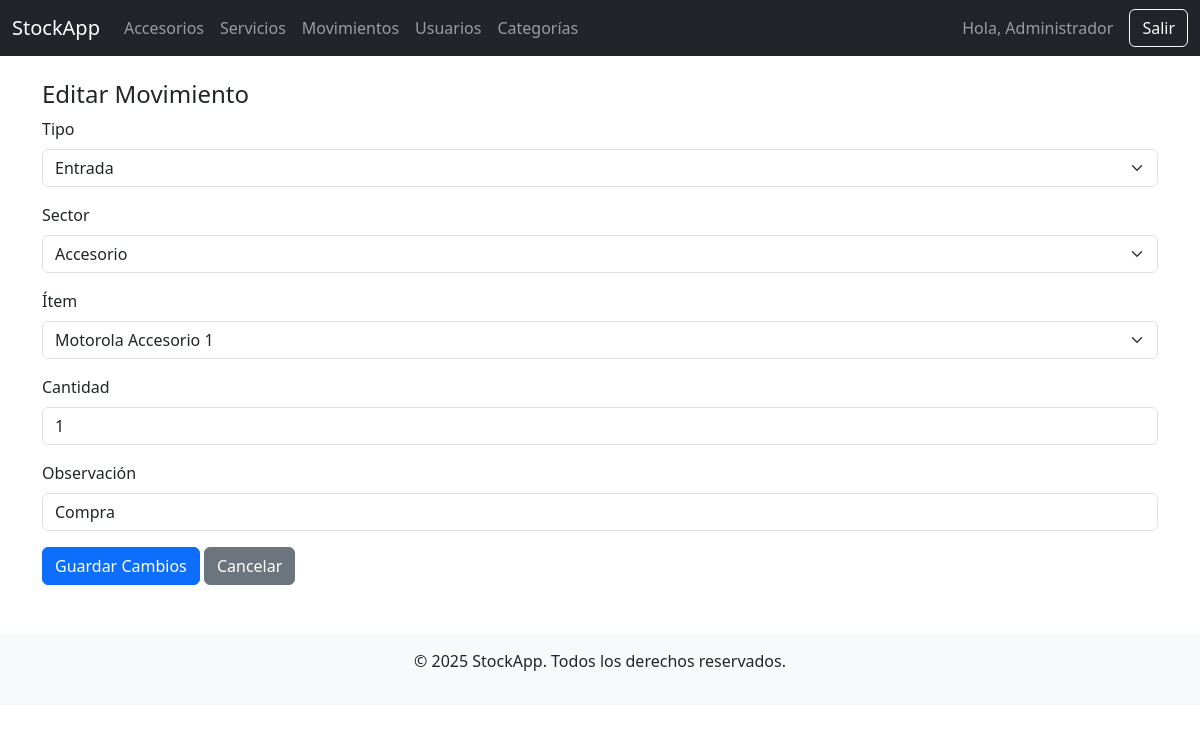
/movimientos/editar.php?id=16 (signed in), run on the app's committed database.
### tables this page shows
CREATE TABLE `movimientos` (
  `id` int(11) NOT NULL,
  `usuario_id` int(11) DEFAULT NULL,
  `tipo` enum('entrada','salida','servicio') NOT NULL,
  `sector` enum('accesorio','servicio') NOT NULL,
  `item_id` int(11) NOT NULL,
  `cantidad` int(11) NOT NULL,
  `total` decimal(10,2) NOT NULL,
  `observacion` text DEFAULT NULL,
  `activo` tinyint(1) DEFAULT 1,
  `creado_en` timestamp NOT NULL DEFAULT current_timestamp()
);

### movimientos/editar.php (the view, shortened to what this page needs)
<?php
require_once '../config/database.php';
$id = $_GET['id'] ?? null;
$stmt = $pdo->prepare("SELECT * FROM movimientos WHERE id = ?");
$stmt->execute([$id]);
$mov = $stmt->fetch();
$accesorios = $pdo->query("SELECT id, CONCAT(marca, ' ', nombre) AS nombre FROM accesorios WHERE activo = 1 ORDER BY nombre")->fetchAll();
?>
<?php include '../includes/header.php'; ?>
<?php include '../includes/navbar.php'; ?>
<div class="container mt-4">
    <h4>Editar Movimiento</h4>
    <form method="POST" class="row g-3">
        <div class="col-12">
            <label class="form-label">Tipo</label>
            <select name="tipo" id="tipo" class="form-select" required>
                <option value="entrada" <?= $mov['tipo'] === 'entrada' ? 'selected' : '' ?>>Entrada</option>
            </select>
        </div>
        <div class="col-12">
            <label class="form-label">Sector</label>
            <select name="sector" id="sector" class="form-select" required>
                <option value="accesorio" <?= $mov['sector'] === 'accesorio' ? 'selected' : '' ?>>Accesorio</option>
            </select>
        </div>
        <div class="col-12" id="item-group">
            <label class="form-label">Ítem</label>
            <select name="item_id" class="form-select accesorios">
                <?php foreach ($accesorios as $a): ?>
                    <option value="<?= $a['id'] ?>" <?= $mov['item_id'] == $a['id'] ? 'selected' : '' ?>>
                        <?= htmlspecialchars($a['nombre']) ?>
                    </option>
                <?php endforeach; ?>
            </select>
        </div>
        <div class="col-12">
            <label class="form-label">Cantidad</label>
            <input type="number" name="cantidad" class="form-control" value="<?= $mov['cantidad'] ?>" required min="1">
        </div>
        <div class="col-12">
            <label class="form-label">Observación</label>
            <input type="text" name="observacion" class="form-control" value="<?= htmlspecialchars($mov['observacion']) ?>">
        </div>
        <div class="col-12">
            <button type="submit" class="btn btn-primary">Guardar Cambios</button>
            <a href="historial.php" class="btn btn-secondary">Cancelar</a>
        </div>
    </form>
</div>
<?php include '../includes/footer.php'; ?>

### data on the page
movimientos: tipo "Entrada", sector "Accesorio", item_id "Motorola Accesorio 1", cantidad "1", observacion "Compra"

### other printed values
$_SESSION['nombre'] "Administrador"
